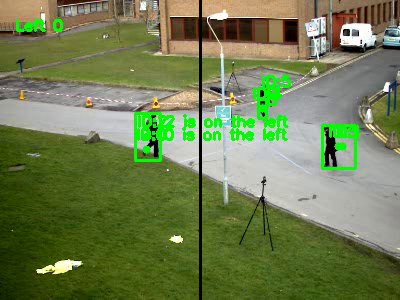
#> input picture frame 2 of DNN/MultiCameraTracker/SimplePersonTrackingHiRez/Tracker_Test.avi, 400 x 300 px, given in place of vtest.avi, which was not available
$ python WebcamBackgroundAverage.py
#> lines starting #> are read from the running program, lines starting #| are printed output that depends on the picture; pictures that were not available may be replaced by others from this repository, and a replacement may not be noted
import cv2
import numpy as np

video = "vtest.avi"

cap = cv2.VideoCapture(video)
ret, frame = cap.read()
#> frame is the input picture: shape (300, 400, 3); mean B, G, R 80.6, 126.1, 111.9

avg1 = np.float32(frame)
avg2 = np.float32(frame)

while(1):
    ret, frame = cap.read()
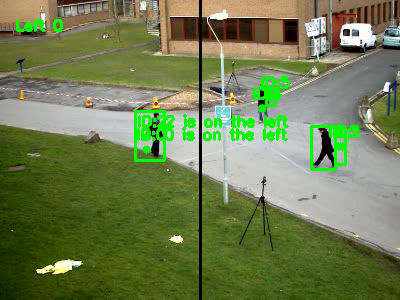
#> input picture frame 3 of DNN/MultiCameraTracker/SimplePersonTrackingHiRez/Tracker_Test.avi, 400 x 300 px, given in place of vtest.avi, which was not available
#> frame is the input picture: shape (300, 400, 3); mean B, G, R 80.4, 125.9, 111.7

    cv2.accumulateWeighted(frame, avg1, 0.1)
    cv2.accumulateWeighted(frame, avg2, 0.01)

    res1 = cv2.convertScaleAbs(avg1)
    res2 = cv2.convertScaleAbs(avg2)

    cv2.imshow("image", frame)
    cv2.imshow("AVG!" , avg1)
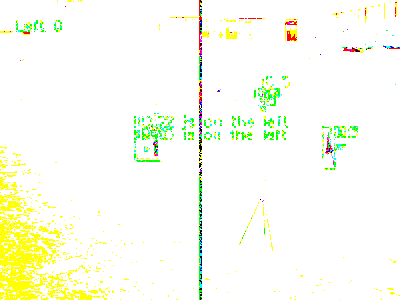
#> window 'AVG!': shape (300, 400, 3); mean B, G, R 239.5, 253.3, 250.4
    cv2.imshow("AVG2" , avg2)
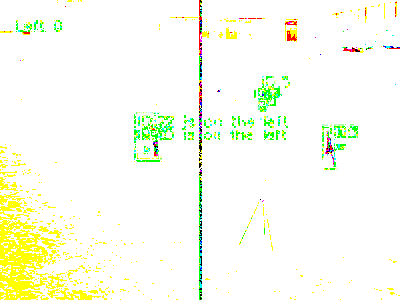
#> window 'AVG2': shape (300, 400, 3); mean B, G, R 238.7, 253.2, 249.7

    if cv2.waitKey(1) & 0xFF == ord('q'):
#> (key q is pressed here)
        break

cap.release()
cv2.destroyAllWindows()

$ run again, starting later in the video
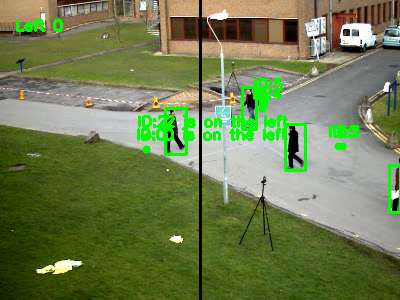
#> input picture frame 9 of DNN/MultiCameraTracker/SimplePersonTrackingHiRez/Tracker_Test.avi, 400 x 300 px, given in place of vtest.avi, which was not available
#> frame is the input picture: shape (300, 400, 3); mean B, G, R 79.6, 125.7, 111
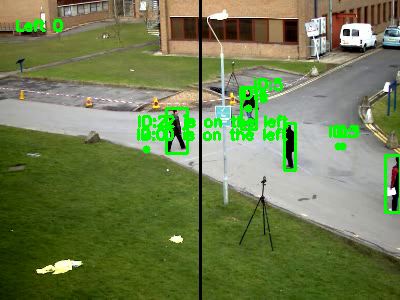
#> input picture frame 10 of DNN/MultiCameraTracker/SimplePersonTrackingHiRez/Tracker_Test.avi, 400 x 300 px, given in place of vtest.avi, which was not available
#> frame is the input picture: shape (300, 400, 3); mean B, G, R 80.2, 125.8, 111.5
#> `cv2.imshow("AVG2" , avg2)`:
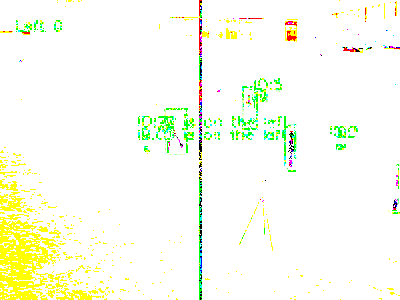
#> window 'AVG2': shape (300, 400, 3); mean B, G, R 238.7, 253.1, 249.7

$ run again, starting later in the video
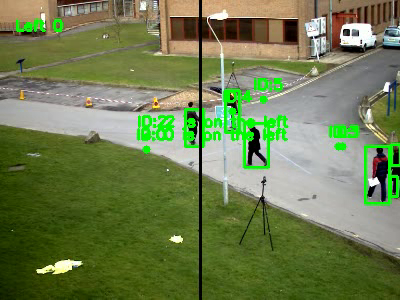
#> input picture frame 16 of DNN/MultiCameraTracker/SimplePersonTrackingHiRez/Tracker_Test.avi, 400 x 300 px, given in place of vtest.avi, which was not available
#> frame is the input picture: shape (300, 400, 3); mean B, G, R 79, 125.5, 110.3
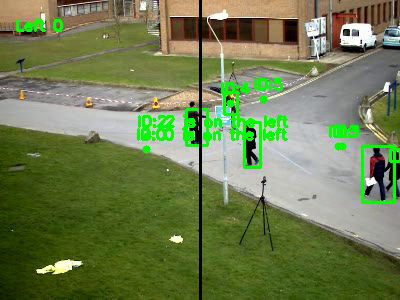
#> input picture frame 17 of DNN/MultiCameraTracker/SimplePersonTrackingHiRez/Tracker_Test.avi, 400 x 300 px, given in place of vtest.avi, which was not available
#> frame is the input picture: shape (300, 400, 3); mean B, G, R 79.1, 125.4, 110.4
#> `cv2.imshow("AVG2" , avg2)`:
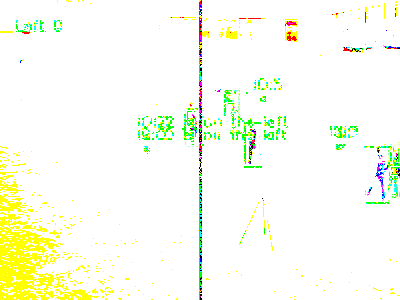
#> window 'AVG2': shape (300, 400, 3); mean B, G, R 238.4, 253.1, 249.5
